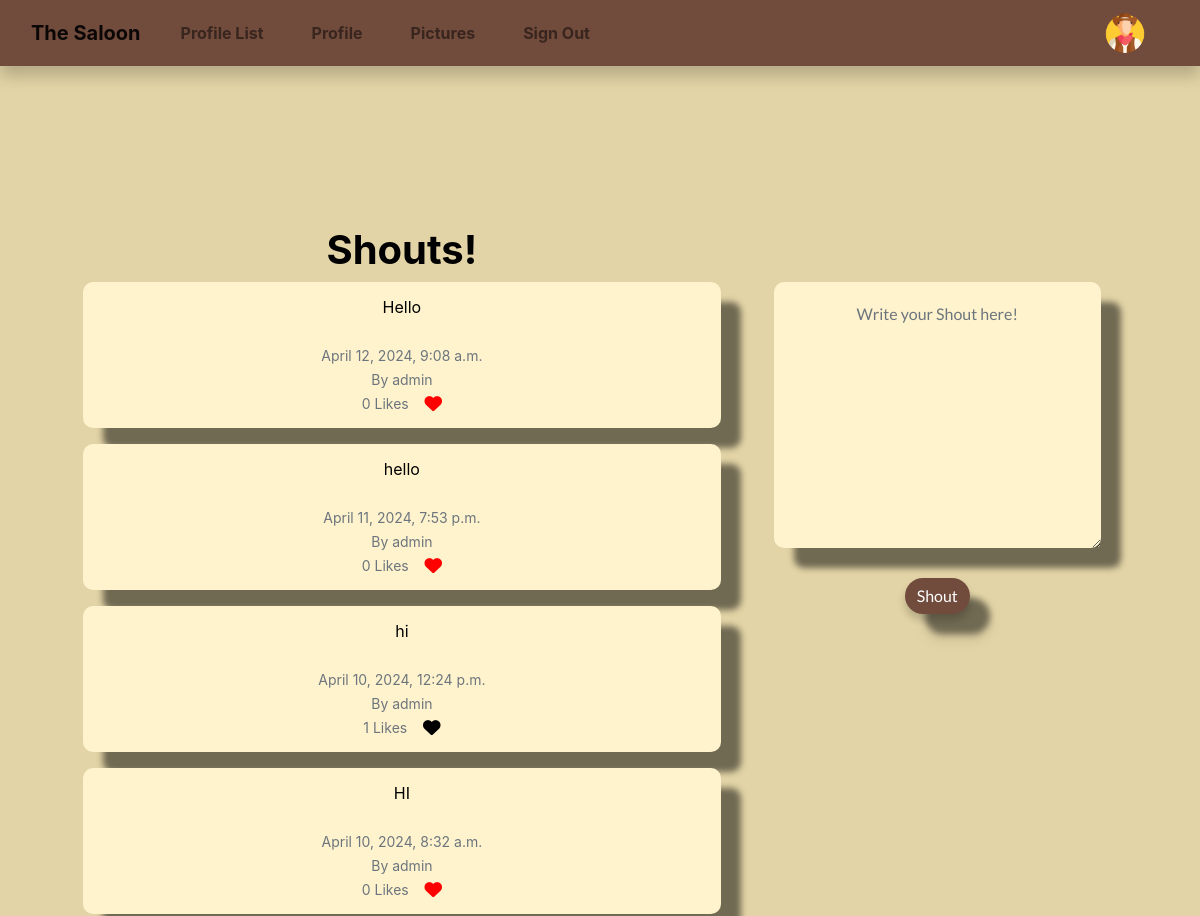
Page /home/ (signed in, upper part) on the earlier database version.
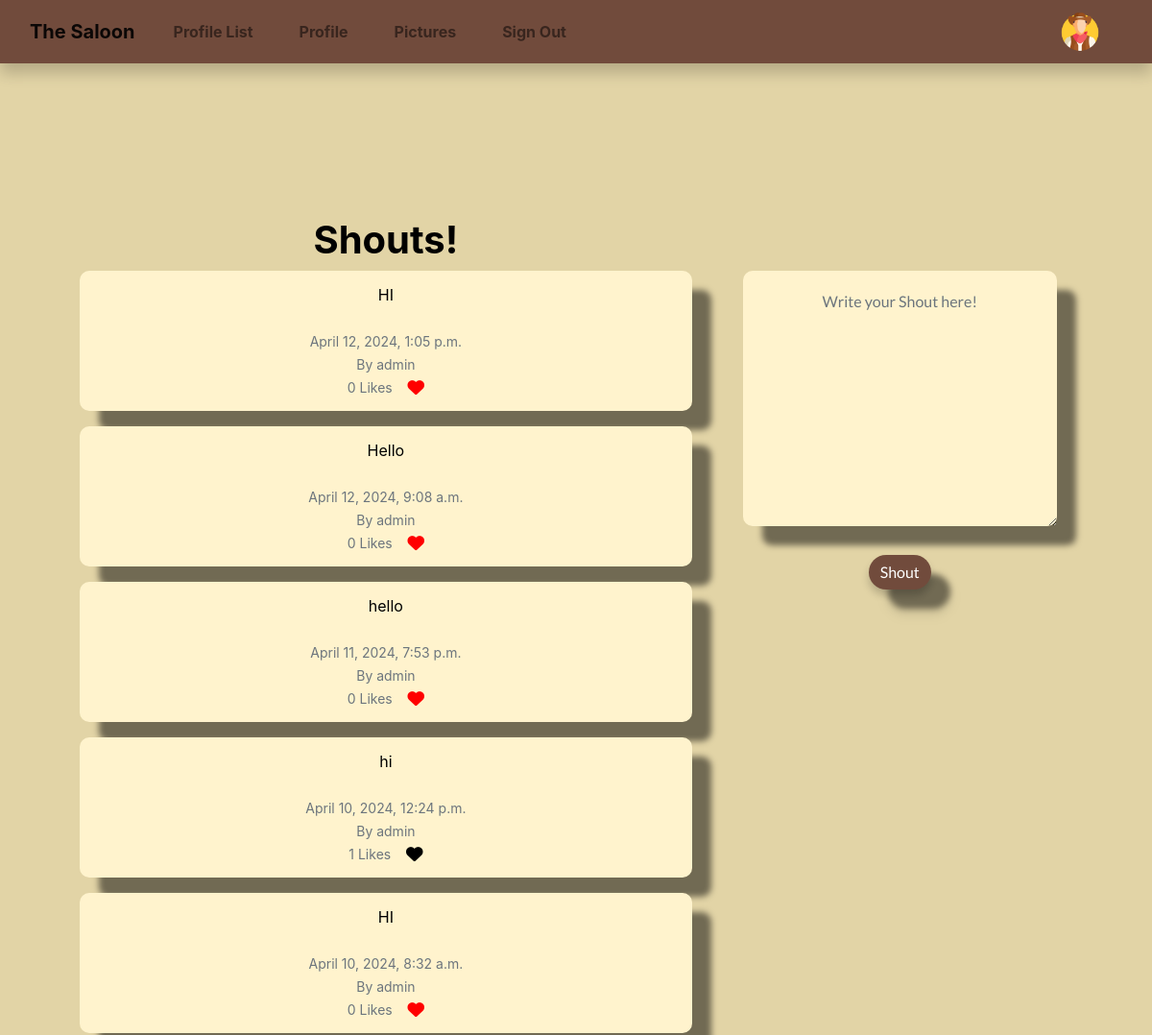
Same page on the later database version.
### the_saloon/models.py (models this page shows, shortened)
class Shout(models.Model):
    user = models.ForeignKey(
        User, related_name="shouts",
        on_delete=models.DO_NOTHING
    )
    body = models.CharField(max_length=200)
    created_at = models.DateTimeField(auto_now_add=True)
    likes = models.ManyToManyField(User, related_name="shout_like", blank=True)
    def number_of_likes(self):
        return self.likes.count()

### the_saloon/views.py (the view, shortened to what this page needs)
# urls.py: path('home/', login_required(views.home), name='home'),
def home(request):
    if request.user.is_authenticated:
        form = ShoutForm(request.POST or None)
        shouts = Shout.objects.all().order_by("-created_at")
        return render(request, 'home.html', {"shouts": shouts, "form": form})
    else:
        shouts = Shout.objects.all().order_by("-created_at")
        return render(request, 'home.html', {"shouts": shouts})

### the_saloon/forms.py
class ShoutForm(forms.ModelForm):
    class Meta:
        model = Shout
        fields = ['body']
        widgets = {
            'body': forms.Textarea(attrs={
                'placeholder': 'Write your Shout here!',
                'class': 'form-control'})
        }

### the_saloon/templates/home.html (shortened to what this page needs)
{% extends 'base.html' %}
{% block content %}
<div class="container">
    <div class="container text-center">
    <div class="row home">
        <div class="col-md-8 col-md-offset-2">
            <h1 class="home">Shouts!</h1>
            {% for shout in shouts %}
            <div class="alert" role="alert">
                {{ shout.body }}<br/><br/>
                <small class="text-muted">
                    {{ shout.created_at }}
                    <br/>
                    By {{ shout.user.username }}
                    <br/>
                    {{ shout.number_of_likes }} Likes
                    &nbsp;&nbsp;
                    {% if user in shout.likes.all %}
                    <a href="{% url 'shout_like' shout.id %}">
                        </a>
                    {% else %}
                    <a href="{% url 'shout_like' shout.id %}">
                        </a>
                    {% endif %}
                </small>
            </div>
            {% endfor %}
        </div>
        <div class="home col-md-4">
            {% if form %}
            <form method=POST style="font-family: Lato, serif;">
                {{ form.as_p }}
                <button type="submit" class="btn btn-shout">Shout</button>
            </form>
            {% endif %}
        </div>
    </div>
    </div>
</div>
{% endblock %}

Differences in the rows shown:
added Shout: body "HI", created_at "April 12, 2024, 1:05 p.m.", user.username "admin", number_of_likes "0"
